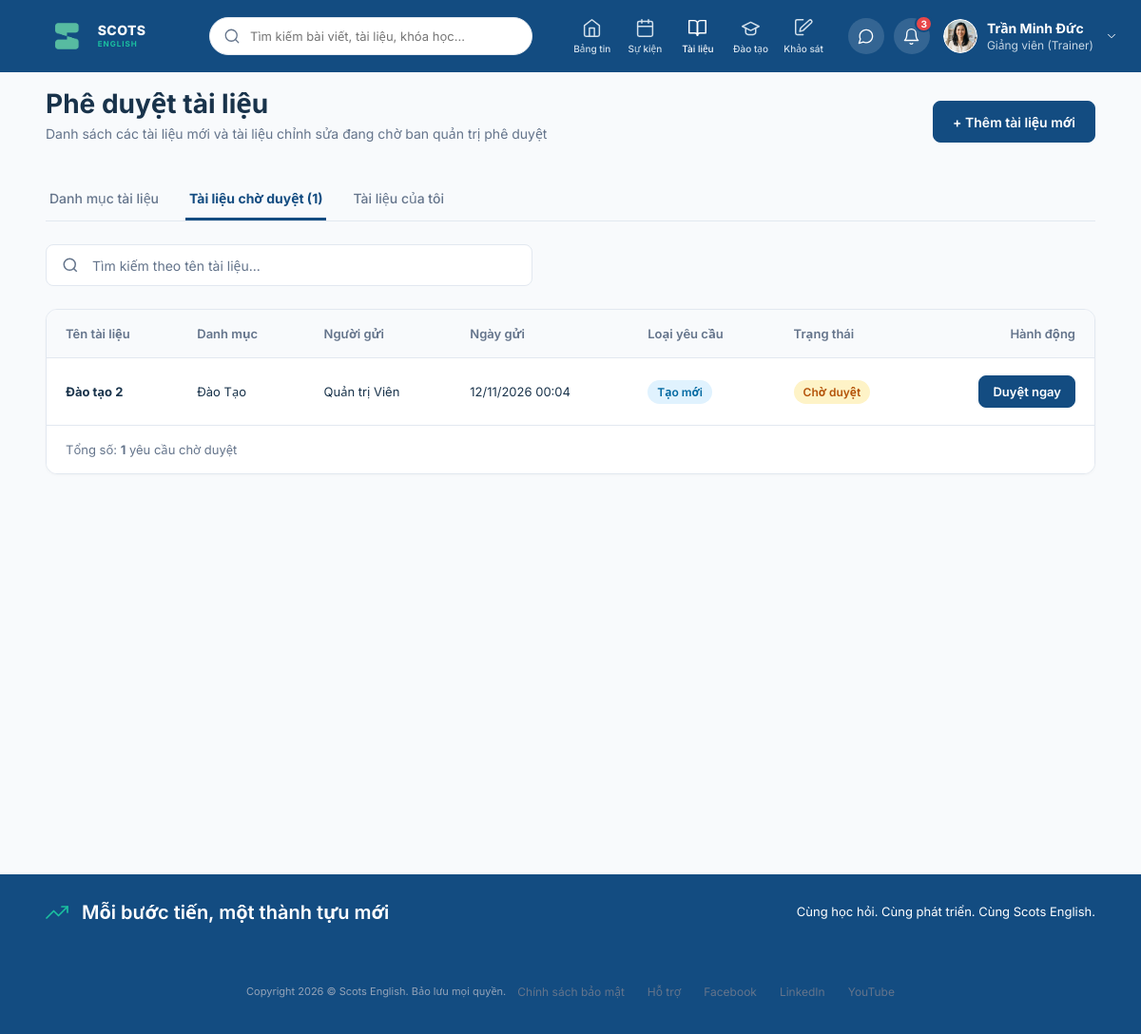
/documents/approve/ (signed in), run on an earlier commit of the app's database.
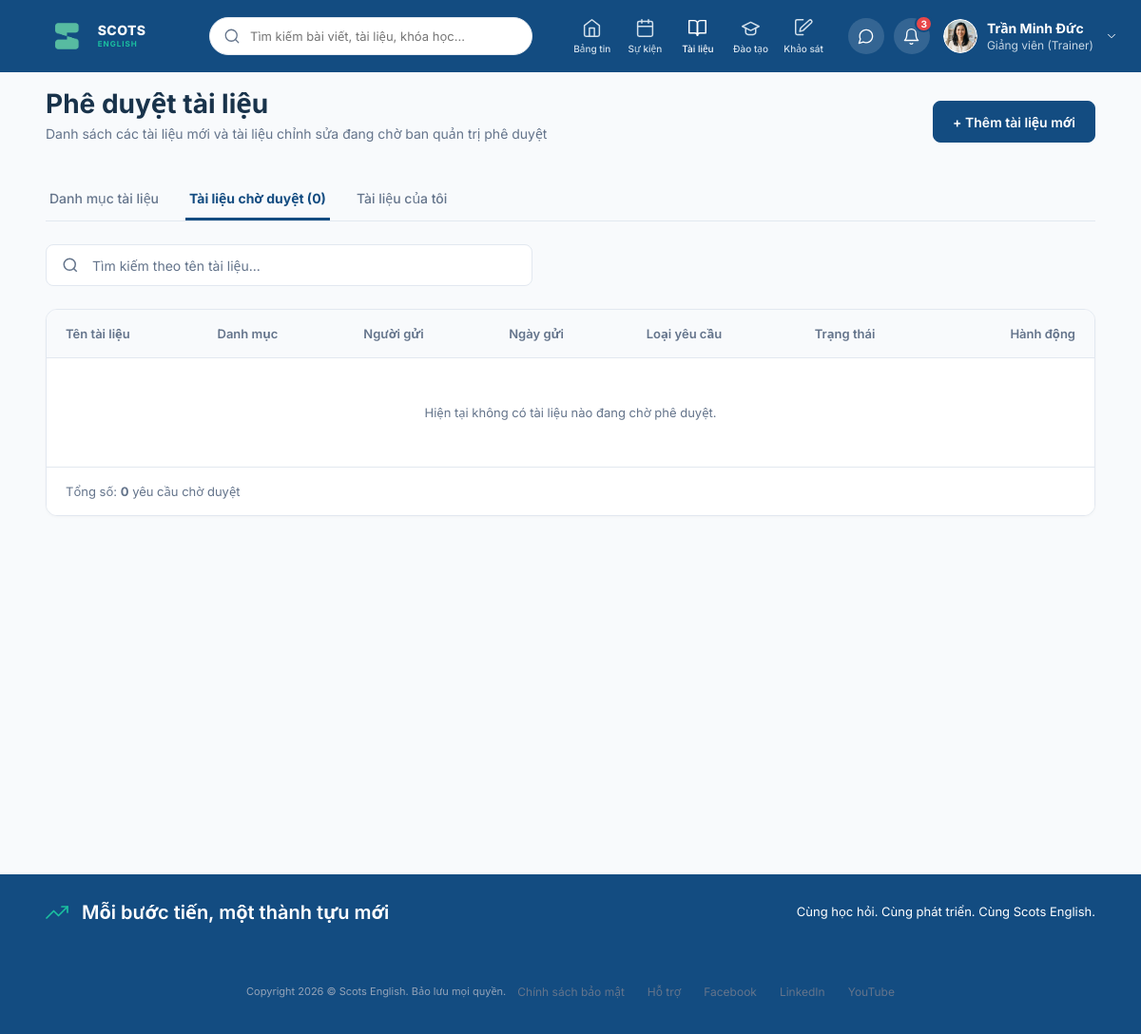
And on a later commit of the database.
### documents/models.py (models this page shows, shortened)
class Document(models.Model):
    STATUS_CHOICES = [
        ('PENDING', 'Chờ duyệt'),
        ('APPROVED', 'Đã duyệt'),
        ('REJECTED', 'Từ chối'),
    ]
    SCOPE_CHOICES = [
        ('ALL', 'Toàn hệ thống'),
        ('DEPARTMENT', 'Giới hạn theo phòng ban'),
    ]
    REQUEST_TYPE_CHOICES = [
        ('NEW', 'Tạo mới'),
        ('UPDATE', 'Cập nhật'),
    ]
    title = models.CharField("Tiêu đề tài liệu", max_length=255)
    code = models.CharField("Mã tài liệu", max_length=50, blank=True, null=True)
    category = models.ForeignKey(
        DocumentCategory,
        on_delete=models.CASCADE,
        related_name='documents',
        verbose_name="Danh mục"
    )
    description = models.TextField("Mô tả nội dung", blank=True)
    file = models.FileField("Tệp tài liệu (PDF/DOCX/PPTX)", upload_to='documents/%Y/%m/')
    access_scope = models.CharField(
        "Phạm vi truy cập",
        max_length=30,
        choices=SCOPE_CHOICES,
        default='ALL'
    )
    creator = models.ForeignKey(
        settings.AUTH_USER_MODEL,
        on_delete=models.CASCADE,
        related_name='created_documents',
        verbose_name="Người tạo"
    )
    approver = models.ForeignKey(
        settings.AUTH_USER_MODEL,
        on_delete=models.SET_NULL,
        null=True,
        blank=True,
        related_name='assigned_documents',
        verbose_name="Người duyệt (Trưởng phòng)"
    )
    status = models.CharField(
        "Trạng thái",
        max_length=20,
        choices=STATUS_CHOICES,
        default='PENDING'
    )
    request_type = models.CharField(
        "Tình trạng gửi duyệt",
        max_length=20,
        choices=REQUEST_TYPE_CHOICES,
        default='NEW'
    )
    rejection_reason = models.TextField("Lý do từ chối", blank=True, null=True)
    created_at = models.DateTimeField("Ngày tạo", auto_now_add=True)
    updated_at = models.DateTimeField("Lần cập nhật gần nhất", auto_now=True)
    approved_at = models.DateTimeField("Ngày duyệt", null=True, blank=True)
    class Meta:
        verbose_name = "Tài liệu"
        verbose_name_plural = "Tài liệu"
        ordering = ['-updated_at']

class DocumentCategory(models.Model):
    name = models.CharField("Tên danh mục", max_length=150)
    code = models.CharField("Mã danh mục", max_length=150, unique=True, blank=True)
    icon_name = models.CharField("Tên biểu tượng (Icon)", max_length=100, default='folder', blank=True)
    description = models.TextField("Mô tả ngắn", max_length=500, blank=True)
    display_order = models.PositiveIntegerField("Thứ tự hiển thị", default=0)
    created_time = models.DateTimeField("Thời gian tạo", default=timezone.now, blank=True)
    class Meta:
        verbose_name = "Danh mục tài liệu"
        verbose_name_plural = "Danh mục tài liệu"
        ordering = ['display_order', 'name']

### documents/views.py (the view)
# urls.py: path('approve/', views.document_approve_list, name='document_approve'),
def document_approve_list(request):
    user = _get_acting_user(request)
    is_manager = _is_manager(user)
    if not (user and (user.is_superuser or is_manager)):
        messages.error(request, "Bạn không có quyền truy cập chức năng phê duyệt tài liệu.")
        return redirect('documents')
    search_query = request.GET.get('q', '').strip()
    pending_docs = Document.objects.select_related('category', 'creator').filter(status='PENDING')
    if search_query:
        pending_docs = pending_docs.filter(title__icontains=search_query)
    context = {
        'pending_docs': pending_docs,
        'pending_count': pending_docs.count(),
        'search_query': search_query,
        'is_manager': _is_manager(request.user),
    }
    return render(request, 'documents_approve.html', context)

### documents/views.py (called while the page is built)
def _get_acting_user(request):
    if request.user.is_authenticated:
        return request.user
    return User.objects.first()

def _is_manager(user):
    if not user or not user.is_authenticated:
        return False
    return Department.objects.filter(manager_id=user.id).exists()

### posts/colleagues.py (called while the page is built)
def is_test_environment():
    return 'test' in sys.argv or getattr(settings, 'TESTING', False)

def get_profiles_file():
    if is_test_environment():
        return TEST_USER_PROFILES_FILE
    return USER_PROFILES_FILE

### posts/context_processors.py (called while the page is built)
def user_profile_context(request):
    if hasattr(request, 'user') and request.user.is_authenticated:
        details = get_profile_details(request.user)
        return {
            'current_user_profile': details,
            'current_user_avatar': details.get('avatar', '/static/img/profile_avatar_144.png')
        }
    return {
        'current_user_profile': {},
        'current_user_avatar': '/static/img/profile_avatar_144.png'
    }

### documents/templates/documents_approve.html (shortened to what this page needs)
{% extends 'base.html' %}
{% block content %}
  <main class="doc-workspace">
    <header class="doc-header">
      <div>
        <h1 class="doc-header-title">Phê duyệt tài liệu</h1>
        <p class="doc-header-subtitle">Danh sách các tài liệu mới và tài liệu chỉnh sửa đang chờ ban quản trị phê duyệt</p>
      </div>
      <div>
        <a href="{% url 'document_create' %}" class="doc-btn doc-btn-primary">+ Thêm tài liệu mới</a>
      </div>
    </header>
    <nav class="doc-tabs">
      <a href="{% url 'documents' %}" class="doc-tab">
        Danh mục tài liệu
      </a>
      <a href="{% url 'document_approve' %}" class="doc-tab active">
        Tài liệu chờ duyệt ({{ pending_count|default:0 }})
      </a>
      <a href="{% url 'document_my_docs' %}" class="doc-tab">
        Tài liệu của tôi
      </a>
    </nav>
    <form method="get" action="{% url 'document_approve' %}" class="doc-toolbar">
      <div class="doc-search-box">
        <svg width="18" height="18" viewBox="0 0 24 24" fill="none" stroke="#64748b" stroke-width="2">
          <circle cx="11" cy="11" r="8"></circle>
          <path d="m21 21-4.35-4.35"></path>
        </svg>
        <input type="text" name="q" value="{{ search_query|default:'' }}" placeholder="Tìm kiếm theo tên tài liệu...">
      </div>
    </form>
    <section class="doc-table-card">
      <table class="doc-table">
        <thead>
          <tr>
            <th>Tên tài liệu</th>
            <th>Danh mục</th>
            <th>Người gửi</th>
            <th>Ngày gửi</th>
            <th>Loại yêu cầu</th>
            <th>Trạng thái</th>
            <th style="text-align: right;">Hành động</th>
          </tr>
        </thead>
        <tbody>
          {% for doc in pending_docs %}
            <tr>
              <td class="doc-table-title">
                <strong>{{ doc.title }}</strong>
              </td>
              <td>{{ doc.category.name|default:"--" }}</td>
              <td>{{ doc.creator.get_full_name|default:doc.creator.username }}</td>
              <td>{{ doc.created_at|date:"d/m/Y H:i" }}</td>
              <td>
                {% if doc.request_type == 'UPDATE' %}
                  <span class="doc-badge doc-badge-in-progress">Cập nhật</span>
                {% else %}
                  <span class="doc-badge" style="background: #e0f2fe; color: #0369a1;">Tạo mới</span>
                {% endif %}
              </td>
              <td>
                <span class="doc-badge" style="background: #fef3c7; color: #b45309;">Chờ duyệt</span>
              </td>
              <td style="text-align: right;">
                <a href="{% url 'document_approve_detail' id=doc.id %}" class="doc-btn doc-btn-primary" style="height: 34px; padding: 0 14px; font-size: 13px;">
                  Duyệt ngay
                </a>
              </td>
            </tr>
          {% empty %}
            <tr>
              <td colspan="7" style="text-align: center; color: var(--ink-soft); padding: 48px;">
                Hiện tại không có tài liệu nào đang chờ phê duyệt.
              </td>
            </tr>
          {% endfor %}
        </tbody>
      </table>
      <footer class="doc-table-pagination">
        <div>Tổng số: <strong>{{ pending_count|default:0 }}</strong> yêu cầu chờ duyệt</div>
      </footer>
    </section>
  </main>
{% endblock %}

What changed in the data, as far as the page shows it:
removed Document: title "Đào tạo 2", category.name "Đào Tạo", creator.get_full_name "Quản trị Viên", created_at "12/11/2026 00:04", request_type "Tạo mới"
Also different on the page:
{{ pending_count|default:0 }}: "1" → "0"
text now shown: "Hiện tại không có tài liệu nào đang chờ phê duyệt."
